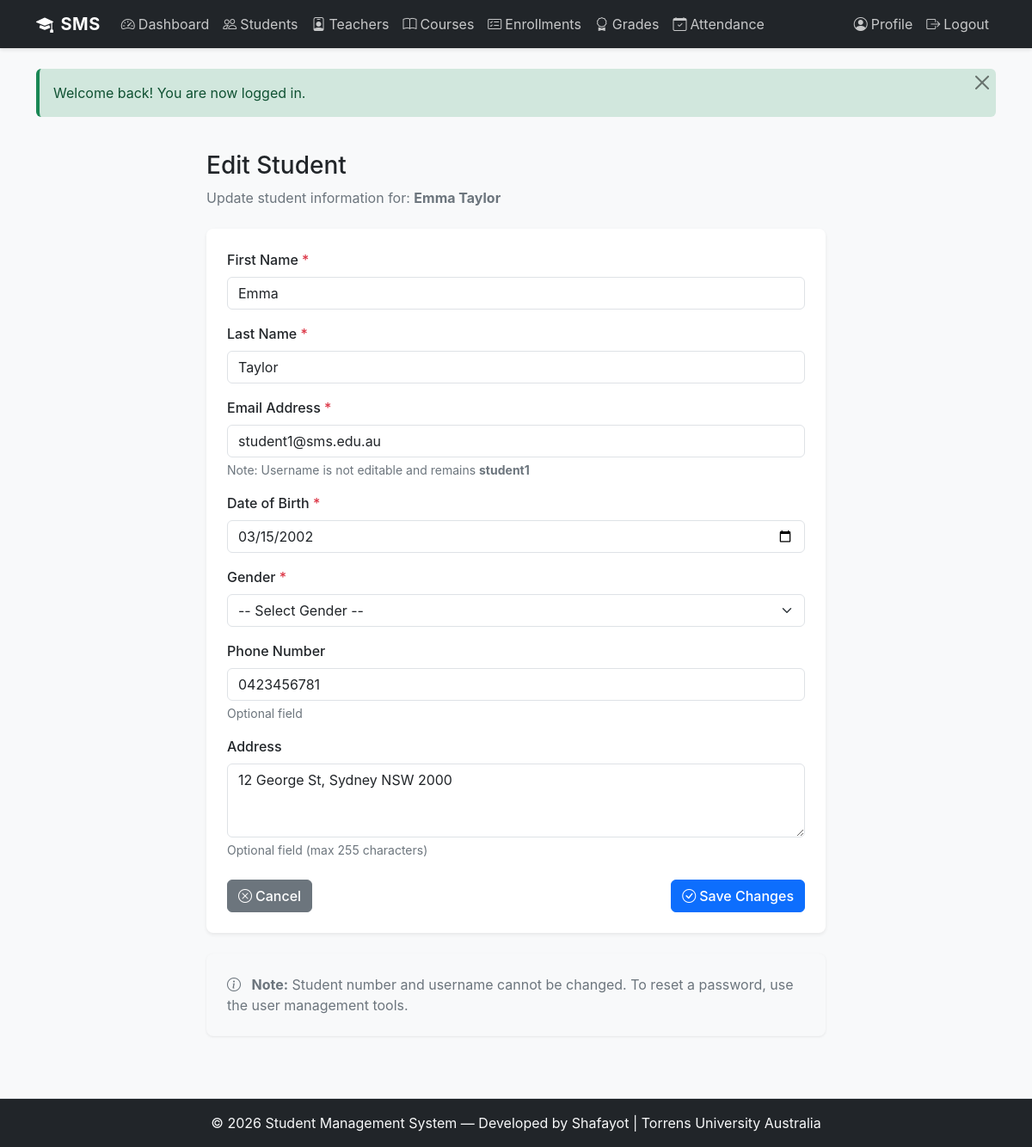
Screenshot of /public/students/edit.php?id=1 (signed in) with the database file from the repository.
### tables this page shows
CREATE TABLE students (
    id INT AUTO_INCREMENT PRIMARY KEY,
    user_id INT NOT NULL,
    student_number VARCHAR(20) NOT NULL UNIQUE,
    first_name VARCHAR(50) NOT NULL,
    last_name VARCHAR(50) NOT NULL,
    date_of_birth DATE NULL,
    gender ENUM('male', 'female', 'other') NULL,
    phone VARCHAR(20) NULL,
    address TEXT NULL,
    enrollment_year YEAR NOT NULL,
    created_at DATETIME NOT NULL DEFAULT CURRENT_TIMESTAMP,
    FOREIGN KEY (user_id) REFERENCES users(id) ON DELETE CASCADE,
    INDEX idx_user_id (user_id),
    INDEX idx_student_number (student_number)
);

CREATE TABLE users (
    id INT AUTO_INCREMENT PRIMARY KEY,
    username VARCHAR(50) NOT NULL UNIQUE,
    email VARCHAR(100) NOT NULL UNIQUE,
    password_hash VARCHAR(255) NOT NULL,
    role ENUM('admin', 'teacher', 'student') NOT NULL DEFAULT 'student',
    is_active TINYINT(1) NOT NULL DEFAULT 1,
    created_at DATETIME NOT NULL DEFAULT CURRENT_TIMESTAMP,
    updated_at DATETIME NOT NULL DEFAULT CURRENT_TIMESTAMP ON UPDATE CURRENT_TIMESTAMP,
    INDEX idx_email (email),
    INDEX idx_role (role),
    INDEX idx_is_active (is_active)
);

### includes/db.php (called while the page is built, shortened)
<?php
class Database {
    private static $instance = null;
    public static function get_connection() {
        if (self::$instance === null) {
            try {
                $dsn = 'mysql:host=' . DB_HOST . ';dbname=' . DB_NAME . ';charset=' . DB_CHARSET;
                $options = [
                    PDO::ATTR_ERRMODE            => PDO::ERRMODE_EXCEPTION,
                    PDO::ATTR_DEFAULT_FETCH_MODE  => PDO::FETCH_ASSOC,
                    PDO::ATTR_EMULATE_PREPARES    => false,
                ];
                self::$instance = new PDO($dsn, DB_USER, DB_PASS, $options);
            } catch (PDOException $e) {
                error_log('Database connection failed: ' . $e->getMessage());
                die('Sorry, we could not connect to the database. Please try again later.');
            }
        }
        return self::$instance;
    }
    public static function query($sql, $params = []) {
        try {
            $pdo = self::get_connection();
            $stmt = $pdo->prepare($sql);
            $stmt->execute($params);
            return $stmt;
        } catch (PDOException $e) {
            error_log('Query failed: ' . $e->getMessage());
            die('Sorry, a database error occurred. Please try again later.');
        }
    }
    public static function fetch_one($sql, $params = []) {
        $stmt = self::query($sql, $params);
        return $stmt->fetch();
    }
}

### includes/functions.php (called while the page is built, shortened)
<?php
function sanitize($string) {
    return htmlspecialchars($string, ENT_QUOTES, 'UTF-8');
}

### public/students/edit.php (the view, shortened to what this page needs)
<?php
require_once __DIR__ . '/../../includes/header.php';
$student_id = isset($_GET['id']) ? intval($_GET['id']) : 0;
$student = Database::fetch_one(
    "SELECT s.*, u.email, u.username FROM students s
     JOIN users u ON s.user_id = u.id
     WHERE s.id = ?",
    [$student_id]
);
$form_data = [
    'first_name'    => $_POST['first_name'] ?? $student['first_name'] ?? '',
    'last_name'     => $_POST['last_name'] ?? $student['last_name'] ?? '',
    'email'         => $_POST['email'] ?? $student['email'] ?? '',
    'date_of_birth' => $_POST['date_of_birth'] ?? $student['date_of_birth'] ?? '',
    'gender'        => $_POST['gender'] ?? $student['gender'] ?? '',
    'phone'         => $_POST['phone'] ?? $student['phone'] ?? '',
    'address'       => $_POST['address'] ?? $student['address'] ?? '',
];
$errors = [];
?>
<div class="container py-4">
    <div class="row justify-content-center">
        <div class="col-md-8">
            <div class="mb-4">
                <h1 class="h3 mb-2">Edit Student</h1>
                <p class="text-muted">
                    Update student information for: <strong><?php echo sanitize($student['first_name'] . ' ' . $student['last_name']); ?></strong>
                </p>
            </div>
            <div class="card shadow-sm">
                <div class="card-body p-4">
                    <form method="POST" action="<?php echo BASE_URL; ?>/students/edit.php?id=<?php echo $student_id; ?>" novalidate>
                        <div class="mb-3">
                            <label for="first_name" class="form-label">First Name <span class="text-danger">*</span></label>
                            <input
                                type="text"
                                class="form-control <?php echo !empty($errors['first_name']) ? 'is-invalid' : ''; ?>"
                                id="first_name"
                                name="first_name"
                                value="<?php echo sanitize($form_data['first_name']); ?>"
                                maxlength="50"
                                required
                            >
                        </div>
                        <div class="mb-3">
                            <label for="last_name" class="form-label">Last Name <span class="text-danger">*</span></label>
                            <input
                                type="text"
                                class="form-control <?php echo !empty($errors['last_name']) ? 'is-invalid' : ''; ?>"
                                id="last_name"
                                name="last_name"
                                value="<?php echo sanitize($form_data['last_name']); ?>"
                                maxlength="50"
                                required
                            >
                        </div>
                        <div class="mb-3">
                            <label for="email" class="form-label">Email Address <span class="text-danger">*</span></label>
                            <input
                                type="email"
                                class="form-control <?php echo !empty($errors['email']) ? 'is-invalid' : ''; ?>"
                                id="email"
                                name="email"
                                value="<?php echo sanitize($form_data['email']); ?>"
                                required
                            >
                            <small class="text-muted d-block mt-1">Note: Username is not editable and remains <strong><?php echo sanitize($student['username']); ?></strong></small>
                        </div>
                        <div class="mb-3">
                            <label for="date_of_birth" class="form-label">Date of Birth <span class="text-danger">*</span></label>
                            <input
                                type="date"
                                class="form-control <?php echo !empty($errors['date_of_birth']) ? 'is-invalid' : ''; ?>"
                                id="date_of_birth"
                                name="date_of_birth"
                                value="<?php echo sanitize($form_data['date_of_birth']); ?>"
                                required
                            >
                        </div>
                        <div class="mb-3">
                            <label for="gender" class="form-label">Gender <span class="text-danger">*</span></label>
                            <select
                                class="form-select <?php echo !empty($errors['gender']) ? 'is-invalid' : ''; ?>"
                                id="gender"
                                name="gender"
                                required
                            >
                                <option value="">-- Select Gender --</option>
                            </select>
                        </div>
                        <div class="mb-3">
                            <label for="phone" class="form-label">Phone Number</label>
                            <input
                                type="tel"
                                class="form-control <?php echo !empty($errors['phone']) ? 'is-invalid' : ''; ?>"
                                id="phone"
                                name="phone"
                                value="<?php echo sanitize($form_data['phone']); ?>"
                                placeholder="+1 (555) 123-4567"
                            >
                            <small class="text-muted d-block mt-1">Optional field</small>
                        </div>
                        <div class="mb-4">
                            <label for="address" class="form-label">Address</label>
                            <textarea
                                class="form-control <?php echo !empty($errors['address']) ? 'is-invalid' : ''; ?>"
                                id="address"
                                name="address"
                                rows="3"
                                maxlength="255"
                                placeholder="Street, City, State, ZIP"
                            ><?php echo sanitize($form_data['address']); ?></textarea>
                            <small class="text-muted d-block mt-1">Optional field (max 255 characters)</small>
                        </div>
                        <div class="d-flex gap-2 justify-content-between">
                            <a href="<?php echo BASE_URL; ?>/students/view.php?id=<?php echo $student_id; ?>" class="btn btn-secondary">
                                <i class="bi bi-x-circle me-1"></i>Cancel
                            </a>
                            <button type="submit" class="btn btn-primary">
                                <i class="bi bi-check-circle me-1"></i>Save Changes
                            </button>
                        </div>
                    </form>
                </div>
            </div>
            <div class="card mt-4 bg-light">
                <div class="card-body">
                    <p class="mb-0 text-muted">
                        <i class="bi bi-info-circle me-2"></i>
                        <strong>Note:</strong> Student number and username cannot be changed.
                        To reset a password, use the user management tools.
                    </p>
                </div>
            </div>
        </div>
    </div>
</div>
<?php require_once __DIR__ . '/../../includes/footer.php'; ?>

### assets/css/style.css (style rules this page uses)
:root { --primary-color: #0d6efd; --secondary-color: #6c757d; --success-color: #198754; --danger-color: #dc3545; --warning-color: #ffc107; --info-color: #0dcaf0; --light-color: #f8f9fa; --dark-color: #212529; }
body { font-family: -apple-system, BlinkMacSystemFont, 'Segoe UI', Roboto, 'Helvetica Neue', Arial, sans-serif; background-color: #f8f9fa; min-height: 100vh; display: flex; flex-direction: column; }
.form-label { font-weight: 500; color: #212529; margin-bottom: 0.5rem; }
.form-control, .form-select { border: 1px solid #dee2e6; border-radius: 0.375rem; transition: border-color 0.2s ease, box-shadow 0.2s ease; }
.btn { border-radius: 0.375rem; font-weight: 500; transition: all 0.2s ease; }
.btn-primary { background-color: var(--primary-color); border-color: var(--primary-color); }
.card { border: none; border-radius: 0.5rem; box-shadow: 0 1px 3px rgba(0, 0, 0, 0.08); margin-bottom: 1.5rem; }
.card-body { padding: 1.5rem; }
.text-muted { color: #6c757d !important; }
.d-flex { display: flex; }
.justify-content-between { justify-content: space-between; }
.gap-2 { gap: 0.5rem; }
.mb-2 { margin-bottom: 0.5rem; }
.mb-3 { margin-bottom: 1rem; }
.shadow-sm { box-shadow: 0 0.125rem 0.25rem rgba(0, 0, 0, 0.075) !important; }

### rows the page displays
students: first_name+last_name "Emma Taylor", first_name "Emma", last_name "Taylor", email "student1@sms.edu.au", user.username "student1", date_of_birth "03/15/2002", phone "0423456781", address "12 George St, Sydney NSW 2000"

### other values shown
$message "Welcome back! You are now logged in."
